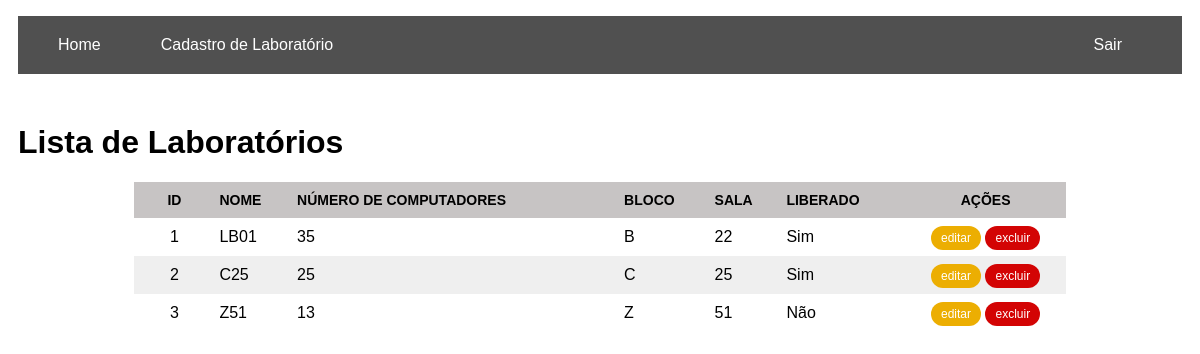
Screenshot of /aula06/laboratorio/homeLab.php (signed in) with the database file from the repository.
### tables this page shows
CREATE TABLE `laboratorio` (
  `id` int(11) NOT NULL,
  `nome` varchar(50) NOT NULL,
  `numero_computadores` int(11) NOT NULL,
  `bloco` char(1) NOT NULL,
  `sala` int(11) NOT NULL,
  `liberado` tinyint(1) NOT NULL DEFAULT 0,
  `criado_em` timestamp NOT NULL DEFAULT current_timestamp(),
  `atualizado_em` timestamp NOT NULL DEFAULT current_timestamp() ON UPDATE current_timestamp()
);

### aula06/laboratorio/homeLab.php (the view, shortened to what this page needs)
<?php
require_once('../includes/sessao.inc.php');
require_once("../includes/conexao.inc.php");
if (isset($_SESSION['usuario'])) {
    $usuario = unserialize(base64_decode($_SESSION['usuario']));
} else {
    header('Location: http://127.0.0.1/IFPR/aula06/login.php');
    exit;
}
if ($_SESSION['is_admin']) {
    $sql = "SELECT id, nome, numero_computadores, bloco, sala, liberado FROM Laboratorio";
    $stmt = $bancoDados->prepare($sql);
} else {
    $sql = "SELECT id, nome, numero_computadores, bloco, sala, liberado FROM Laboratorio WHERE id = :id";
    $stmt = $bancoDados->prepare($sql);
    $stmt->bindParam(':id', $usuario['id']);
}
$laboratorios = array();
if ($stmt->execute()) {
    if ($stmt->rowCount() > 0) {
        $laboratorios = $stmt->fetchAll(PDO::FETCH_ASSOC);
    }
}
?>
<!DOCTYPE html>
<html lang="pt-br">
<head>
    <link rel="stylesheet" href="../public/css/main.css">
</head>
<body>
    <div class="container">
        <ul class="menu">
            <li><a href="../dashboard.php">Home</a></li>
            <li><a href="cadastroLab.php">Cadastro de Laboratório</a></li>
            <li><a href="../sair.php">Sair</a></li>
        </ul>
        <h1>Lista de Laboratórios</h1>
        <table>
            <thead>
                <tr>
                    <td>ID</td>
                    <td>Nome</td>
                    <td>Número de Computadores</td>
                    <td>Bloco</td>
                    <td>Sala</td>
                    <td>Liberado</td>
                    <td>Ações</td>
                </tr>
            </thead>
            <tbody>
                <?php if (empty($laboratorios)): ?>
                    <tr>
                        <td colspan="7" style="text-align: center;">Nenhum laboratório encontrado</td>
                    </tr>
                <?php else: ?>
                    <?php foreach ($laboratorios as $lab): ?>
                        <tr>
                            <td><?= htmlspecialchars($lab['id']) ?></td>
                            <td><?= htmlspecialchars($lab['nome']) ?></td>
                            <td><?= htmlspecialchars($lab['numero_computadores']) ?></td>
                            <td><?= htmlspecialchars($lab['bloco']) ?></td>
                            <td><?= htmlspecialchars($lab['sala']) ?></td>
                            <td><?= $lab['liberado'] ? 'Sim' : 'Não' ?></td>
                            <td>
                                <a href="cadastroLab.php?id=<?= $lab['id'] ?>" class="btn-editar">Editar</a>
                                <?php if ($_SESSION['is_admin']): ?>
                                    <a href="excluirLab.php?id=<?= $lab['id'] ?>" class="btn-excluir">Excluir</a>
                                <?php endif; ?>
                            </td>
                        </tr>
                    <?php endforeach; ?>
                <?php endif; ?>
            </tbody>
        </table>
    </div>
</body>
</html>

### aula06/public/css/main.css (style rules this page uses)
html { font-family: Verdana, Geneva, Tahoma, sans-serif; }
.container { min-height: 100vh; padding: 0 10px; }
.menu { display: flex; list-style: none; background-color: #505050; color: white; padding: 0 20px; margin-bottom: 50px; }
.menu > li { margin-right: 20px; }
.menu > li:last-child { margin-left: auto; }
.menu > li > a { color: white; display: block; text-decoration: none; padding: 20px 20px; }
table { border: 0px; width: 80%; margin: 0 auto; border-collapse: collapse; }
table > thead { background-color: #c7c4c4; font-weight: 600; font-size: 14px; text-transform: uppercase !important; }
table td { padding: 10px 5px; }
table td:first-child { width: 70px; text-align: center; }
table td:last-child { width: 150px; text-align: center; }
table td:last-child > a { text-transform: lowercase !important; text-decoration: none; }
table tbody tr:nth-child(even) { background-color: #efefef; }
.btn-editar { background-color: #ecae02; color: white; padding: 5px 10px; font-size: 12px; border-radius: 15px; }
.btn-excluir { background-color: #d30404; color: white; padding: 5px 10px; font-size: 12px; border-radius: 15px; }

### rows the page displays
laboratorio: id "1", nome "LB01", numero_computadores "35", bloco "B", sala "22", liberado "Sim"
laboratorio: id "2", nome "C25", numero_computadores "25", bloco "C", sala "25", liberado "Sim"
laboratorio: id "3", nome "Z51", numero_computadores "13", bloco "Z", sala "51", liberado "Não"
